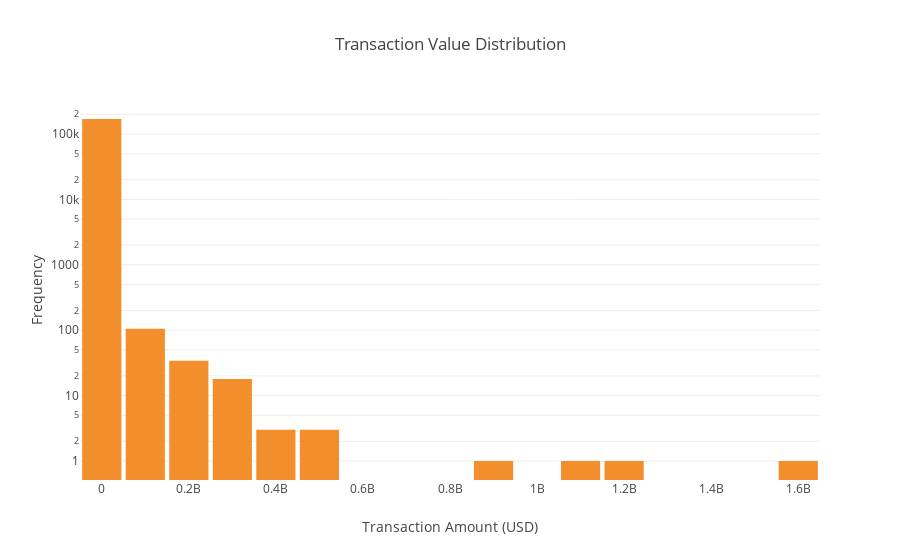

The cell this chart's notebook holds for it:
### Code cell
fig = px.histogram(
    transactions_df,
    x="amount_paid",
    title="Transaction Value Distribution",
    labels={"amount_paid": "Transaction Amount"},
    color_discrete_sequence=["#F28E2B"],
    nbins=20
)

# Melhorando layout
fig.update_layout(
    xaxis_title="Transaction Amount (USD)",
    yaxis_title="Frequency",
    bargap=0.1,
    yaxis_type = 'log'
)

### Figure 1 — Plotly figure (JSON) as saved in the notebook; plotly's stock layout.template omitted (floating-point values rounded to 4 significant figures; data arrays with more than 128 entries replaced by an {"elided": "..."} marker saying what was removed)
{"data": [{"alignmentgroup": "True", "bingroup": "x", "hovertemplate": "Transaction Amount=%{x}<br>count=%{y}<extra></extra>", "legendgroup": "", "marker": {"color": "#F28E2B", "pattern": {"shape": ""}}, "name": "", "nbinsx": 20, "offsetgroup": "", "orientation": "v", "showlegend": false, "type": "histogram", "x": {"elided": "169756 float values"}, "xaxis": "x", "yaxis": "y"}], "layout": {"bargap": 0.1, "barmode": "relative", "legend": {"tracegroupgap": 0}, "title": {"text": "Transaction Value Distribution"}, "xaxis": {"anchor": "y", "domain": [0, 1], "title": {"text": "Transaction Amount (USD)"}}, "yaxis": {"anchor": "x", "domain": [0, 1], "title": {"text": "Frequency"}, "type": "log"}}}
